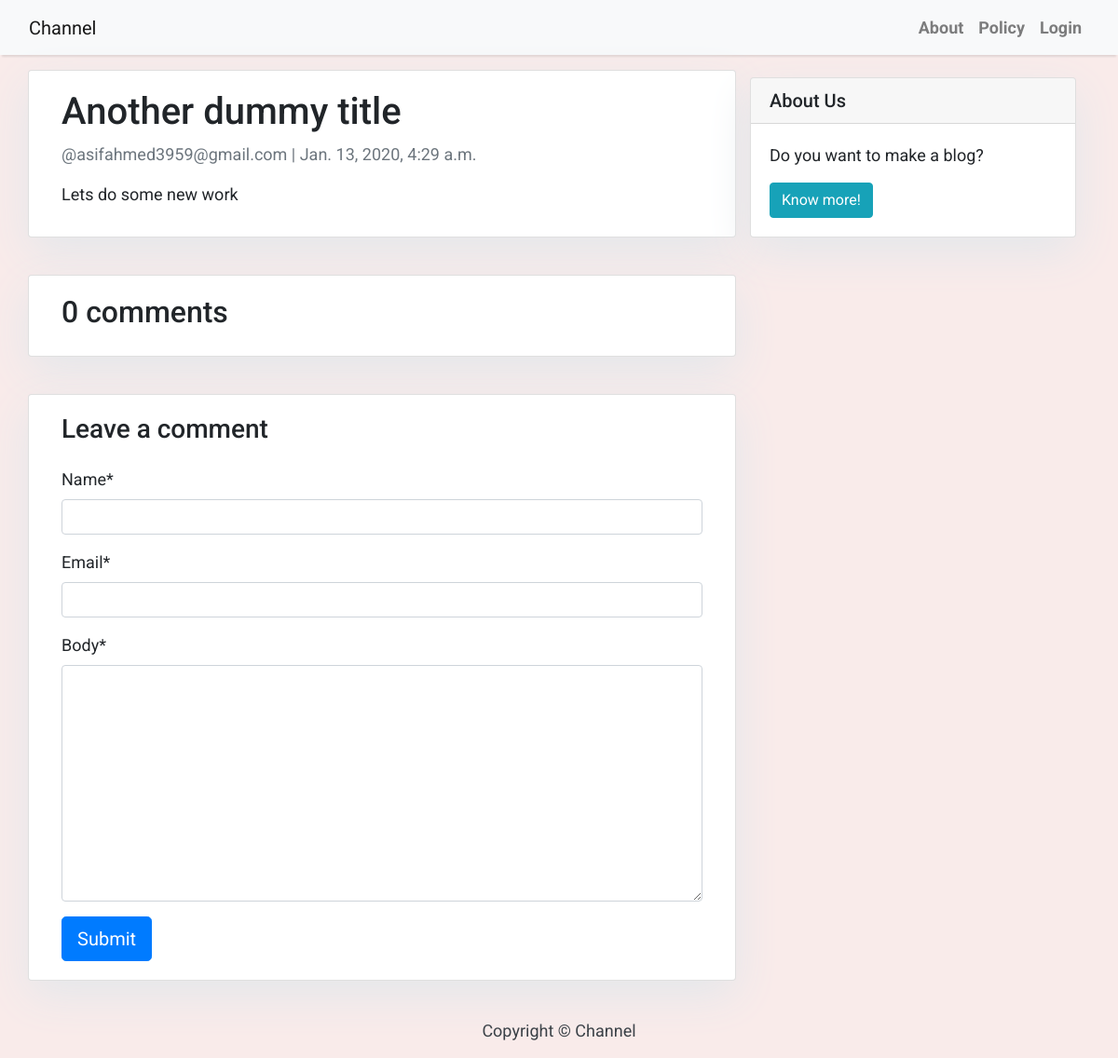
Page /2/ on the committed database.
### blog/models.py (models this page shows, shortened)
class Post(models.Model):
    title = models.CharField(max_length=200)
    slug = models.SlugField(max_length=200)
    author = models.ForeignKey(settings.AUTH_USER_MODEL, on_delete= models.CASCADE,related_name='blog_posts')
    updated_on = models.DateTimeField(auto_now= True)
    content = models.TextField()
    created_on = models.DateTimeField(auto_now_add=True)
    status = models.IntegerField(choices=STATUS, default=0)
    class Meta:
        ordering = ['-created_on']

### accounts/models.py (models this page shows)
class User(AbstractUser):
    pass
    def __str__(self):
        return "@{}".format(self.username)

### blog/views.py (the view)
# urls.py: path("<int:id>/",views.post_detail,name = 'post_detail'),
def post_detail(request, id):
    template_name = 'post_detail.html'
    post = get_object_or_404(Post, pk=id)
    comments = post.comments.filter(active=True)
    new_comment = None
    if request.method == 'POST':
        comment_form = CommentForm(data=request.POST)
        if comment_form.is_valid():
            new_comment = comment_form.save(commit=False)
            new_comment.post = post
            new_comment.active = True
            new_comment.save()
    else:
        comment_form = CommentForm()
    return render(request, template_name, {'post': post,
                                           'comments': comments,
                                           'new_comment': new_comment,
                                           'comment_form': comment_form})

### blog/forms.py
class CommentForm(forms.ModelForm):
    class Meta:
        model = Comment
        fields = ('name','email','body')

### templates/post_detail.html (shortened to what this page needs)
{% extends 'base.html' %} {% block content %}
<div class="container">
  <div class="row">
    <div class="col-md-8 card mb-4  mt-3 left  top">
      <div class="card-body">
        <h1>{% block title %} {{ post.title }} {% endblock title %}</h1>
        <p class=" text-muted">{{ post.author }} | {{ post.created_on }}</p>
        <p class="card-text ">{{ post.content | safe }}</p>
      </div>
    </div>
    {% block sidebar %} {% include 'sidebar.html' %} {% endblock sidebar %}
    <div class="col-md-8 card mb-4  mt-3 ">
      <div class="card-body">
        <h2>{{ comments.count }} comments</h2>
      </div>
    </div>
    <div class="col-md-8 card mb-4  mt-3 ">
      <div class="card-body">
        <h3>Leave a comment</h3>
        {% load crispy_forms_tags %}
        <form method="post" style="margin-top: 1.3em;">
          {{ comment_form | crispy }}
          <button type="submit" class="btn btn-primary  btn-lg">Submit</button>
        </form>
      </div>
    </div>
  </div>
</div>
{% endblock content %}

### templates/base.html (style rules this page uses)
body { font-family: "Roboto", sans-serif; font-size: 17px; background-color: #fdfdfd; }

### templates/post_detail.html (style rules this page uses)
body { font-family: "Roboto", sans-serif; font-size: 18px; background-color: #F9EBEA; }

### templates/sidebar.html (style rules this page uses)
.card { box-shadow: 0 16px 48px #E3E7EB; }

### rows in the picture
Post: title "Another dummy title", author "@asifahmed3959@gmail.com", created_on "Jan. 13, 2020, 4:29 a.m.", content "Lets do some new work"

### other values in the picture
{{ comments.count }} "0"
